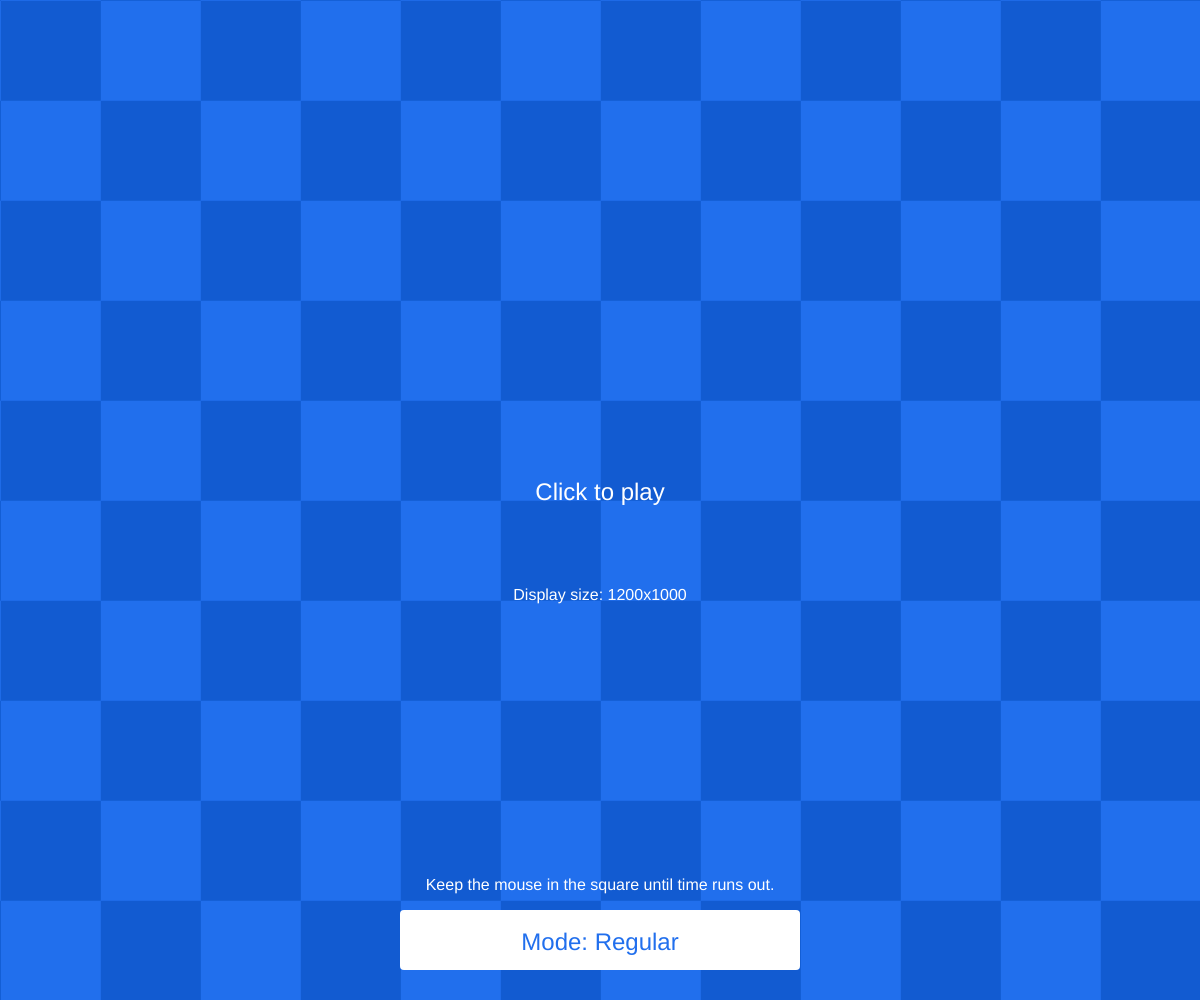
Frame 1 (no input)
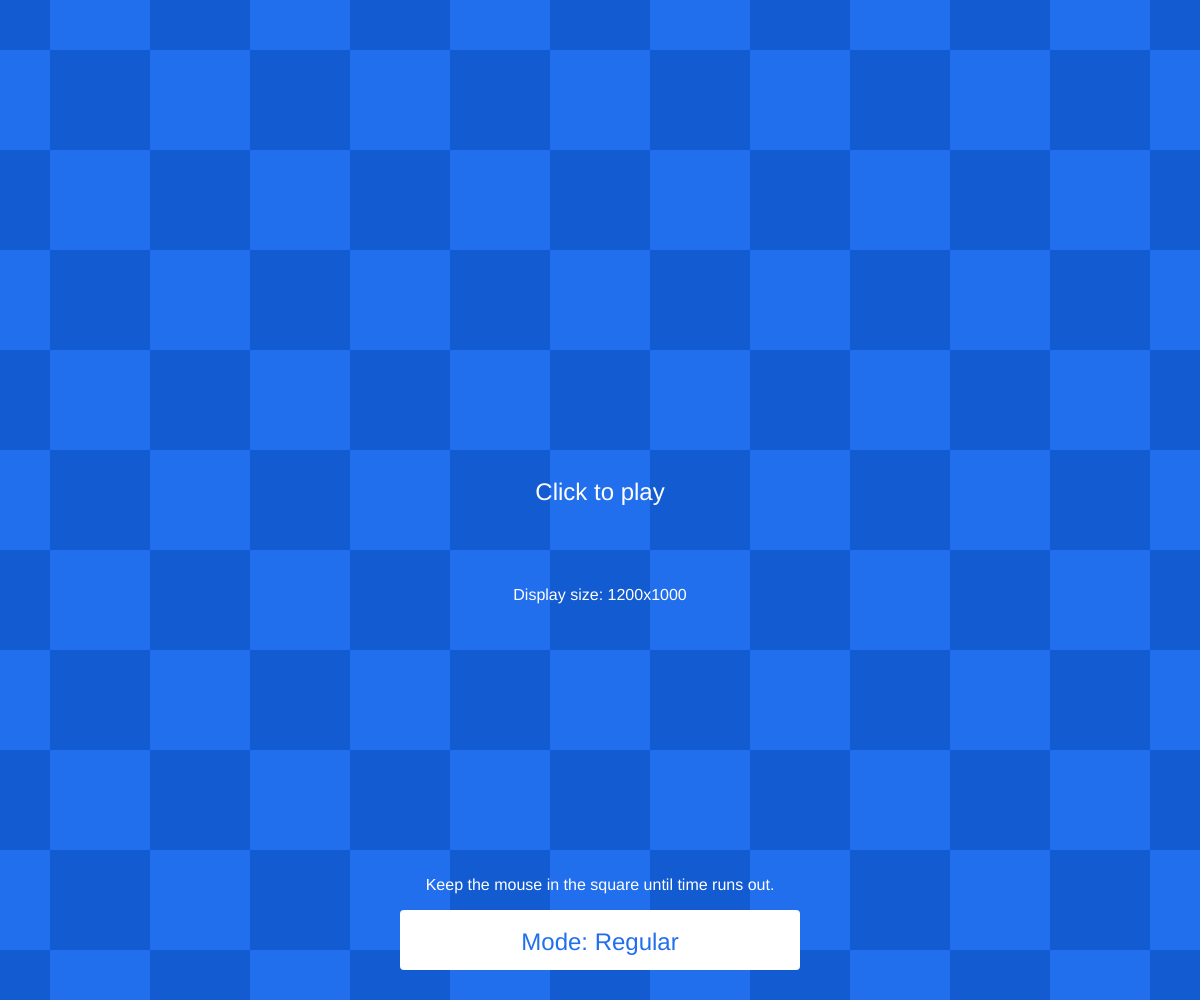
Frame 60 (no input)
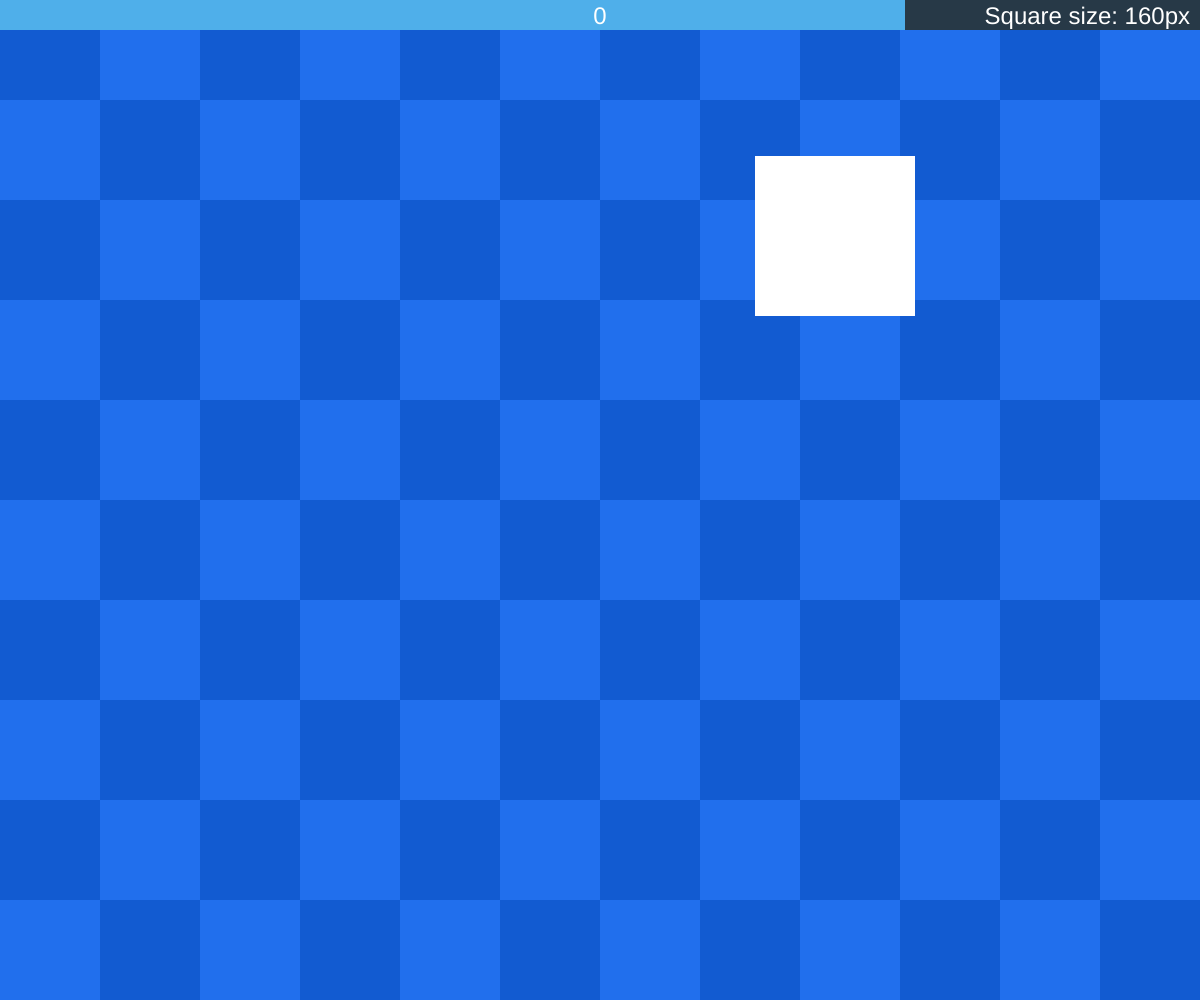
Frame 120 (the mouse pressed at the canvas centre since frame 60)

The p5.js sketch that drew these frames (run headless with seeded random() and noise() and a simulated clock; from frame 60 on, the mouse is pressed at the canvas centre):

// p5.js sketch
// ── sketch.js
var sx;
var sy;
var sd;
var time;
var score;
var stage;
var maxtime;
var ingame = false;
var starttime;
var prevgame;
var mode=0;
var clicked;
var hovered;
var high = 0;
var hoveredonce;
var hovertimerw;
function setup(){
  createCanvas(windowWidth,windowHeight);
  noStroke();
  textAlign(CENTER);
}

function draw(){
  textSize(24);
  background(33, 111, 237);
  bg();

  if(!ingame){
    fill(255);
    textSize(16);
    text("Display size: "+width+"x"+height,width/2,height/2+100);
    textSize(24);
    if(prevgame){
      text("Click to play",width/2,height/2-40);
      textSize(36);
      text("Your score: "+score,width/2,height/2-80);
      textSize(24);
      text("Highest score this session: "+high,width/2,40);
      if(mode==0){
        text("If this mode is too slow for you, try rapid mode.",width/2,80);
      }
      if(width<300||height<400){
        textSize(12);
        text("You have an awfully small display size.\n"+width+"x"+height,width/2,height/2+40);
        textSize(24);
      }else{
        textSize(18);
        if(score>40){
          text("You are incredibly good at this!",width/2,height/2+60);
        }else if(score>30){
          text("You are very good!",width/2,height/2+60);
        }else if(score>20){
          text("You did well!",width/2,height/2+60);
        }else if(score>10){
          text("Keep it up!",width/2,height/2+60);
        }else{
          text("Keep practicing.",width/2,height/2+60);
        }
        textSize(24);
      }
    }else{
      text("Click to play",width/2,height/2);
    }

    //text("Stay inside mode",width/3,height/2)
    rect(width/2-100);

    fill(255);
    rect(width/2-200,height-90,400,60,4);
    if(mouseX>width/2-200&&mouseX<width/2+200&&mouseY>height-90&&mouseY<height-30){
      rect(width/2-200-4,height-90-4,408,68,8);
    }
    fill(33, 111, 237);
    var s = "";
    var d = "";
    if(mode==0){
      s = "Mode: Regular";
      d = "Keep the mouse in the square until time runs out.";
    }
    if(mode==1){
      s = "Mode: Click the Square";
      d = "Click the square once before the time runs out.";
    }
    if(mode==2){
      s = "Mode: Rapid Mode";
      d = "No waiting for the timer to run out.";
    }
    if(mode==3){
      s = "Mode: Very Difficult Mode";
      d = "Reduced square size, fast timer, and less ui.";
      fill(255,100,100);
    }


    text(s,width/2,height-50);
    fill(255);
    textSize(16);
    text(d,width/2,height-110);
    textSize(24);
    if(mouseIsPressed&&height>300&&width>300){
      if(!(mouseX>width/2-200&&mouseX<width/2+200&&mouseY>height-90&&mouseY<height-30)){
        ingame=true;
        resetgame();
      }

    }
  }

  if(ingame){

    if((hoveredonce&&!hovered&&(mode==0||mode==1))||(map(time,0,maxtime,0,width)<width/4&&!hovered)&&(mode==0||(mode==1)&&!clicked)){
      fill(255, 79, 87);
      rect(int(sx-sd*2),int(sy-sd*2),int(sd*4),int(sd*4));
    }
    fill(39, 57, 71);
    rect(0,0,width,30);
    fill(79, 175, 234);
    time=maxtime-(millis()-starttime);
    if(map(time,0,maxtime,0,width)<width/4){
      fill(255,200,200)
    }
    rect(0,0,map(time,0,maxtime,0,width),30);

    fill(255);
    if(mouseX>=sx-sd&&mouseX<=sx+sd&&mouseY>=sy-sd&&mouseY<=sy+sd){
      fill(172, 255, 71);
      if(mouseIsPressed){
        clicked=true;
      }
      hovered=true;
      hoveredonce=true;
    }else{
      hovered=false;
    }
    if(mode==1&&clicked){
      fill(79, 175, 234);
      if(!hovered){
        timerend();
      }
    }
    if(mode==2&&hovered){
      fill(79, 175, 234);
      timerend();
    }
    rect(int(sx-sd),int(sy-sd),int(sd*2),int(sd*2));

    fill(255);
    if(hovered||clicked&&mode==1){
      text(score,sx,sy-sd-20);
      var t = map(time,0,maxtime,0,sd);
      hovertimerw=ease(hovertimerw,t,0.5);
      t=hovertimerw;
      rect(int(sx-t),int(sy-t),int(t*2),int(t*2));
    }

    text(score,width/2,24);
    textAlign(RIGHT);
    text("Square size: "+int(sd*2)+"px",width-10,24);
    textAlign(CENTER);
    if(time<=0){
      timerend();
    }
  }
}

function windowResized(){
  resizeCanvas(windowWidth,windowHeight);
}

function resetgame(){
  stage=0;
  score=0;
  maxtime=4000;
  time=4000;
  starttime=millis();
  sx=random(0+50,width-50);
  sy=random(0+50,height-50);
  sd=80;
  hovertimerw=sd;
  if(mode==3){
    maxtime=3000;
    time=3000;
    sd=60;
  }
}

function timerend(){
  if((mode==0||mode==3)&&mouseX>=sx-sd&&mouseX<=sx+sd&&mouseY>=sy-sd&&mouseY<=sy+sd){
    updatesquare();
  }else if(mode==1&&clicked){
    updatesquare();
  }else if (mode==2&&hoveredonce){
    updatesquare();
  }else{
    ingame=false;
    prevgame=true;
    if(score>high){
      high=score;
    }
    hoveredonce=false;
  }
}

function updatesquare(){
  sx=random(0+50,width-50);
  sy=random(0+100,height-50);
  sd=sd*0.95;
  maxtime=maxtime-250;

  if(mode!=3){
    if(maxtime<1250){
      maxtime=1250;
    }
    if(sd<5){
      sd=5;
    }
  }else{
    if(maxtime<1000){
      maxtime=1000;
    }
    if(sd<4){
      sd=4;
    }
  }
  time=maxtime;
  starttime=millis();
  score++;
  clicked=false;
  hoveredonce=false;
  hovertimerw=sd;
}


function ease(x,tx, e){
  x +=(tx - x)*e;
  return x;
}

function mousePressed(){
  if(!ingame){
    if(mouseX>width/2-200&&mouseX<width/2+200&&mouseY>height-90&&mouseY<height-30){
      mode++;
      if(mode>3){
        mode=0;
      }
    }
  }else{

  }
}

function bg(){
  fill(18, 91, 209);
  for(var i =0;i<int(width/100)+2;i++){
    for(var j =0;j<int(height/100)+2;j++){
      if(j%2==0){
        if(i%2==0){
          rect(i*100+offset(),j*100+offset(),100,100);
        }else{
          rect(i*100+offset(),(j+1)*100+offset(),100,100);
        }

      }
    }
  }
}

function offset(){
  if(!ingame){
    return (millis()/20)%100-100;
  }else{
    return 0;
  }

}
